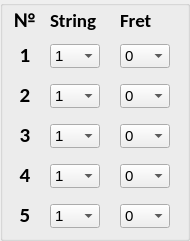
  <widget class="QGroupBox" name="fingersTable">
   <property name="geometry">
    <rect>
     <x>280</x>
     <y>50</y>
     <width>190</width>
     <height>241</height>
    </rect>
   </property>
   <property name="title">
    <string/>
   </property>
   <widget class="QGroupBox" name="fingerTableTitles">
    <property name="geometry">
     <rect>
      <x>10</x>
      <y>10</y>
      <width>170</width>
      <height>20</height>
     </rect>
    </property>
    <property name="styleSheet">
     <string notr="true">QGroupBox { border: none; }</string>
    </property>
    <property name="title">
     <string/>
    </property>
    <widget class="QLabel" name="fingerTableFretTitle">
     <property name="geometry">
      <rect>
       <x>110</x>
       <y>0</y>
       <width>55</width>
       <height>20</height>
      </rect>
     </property>
     <property name="font">
      <font>
       <family>Calibri</family>
       <pointsize>14</pointsize>
       <weight>75</weight>
       <bold>true</bold>
      </font>
     </property>
     <property name="text">
      <string>Fret</string>
     </property>
    </widget>
    <widget class="QLabel" name="fingerTableNumberTitle">
     <property name="geometry">
      <rect>
       <x>5</x>
       <y>0</y>
       <width>20</width>
       <height>20</height>
      </rect>
     </property>
     <property name="font">
      <font>
       <family>Calibri</family>
       <pointsize>16</pointsize>
       <weight>75</weight>
       <bold>true</bold>
      </font>
     </property>
     <property name="text">
      <string>№</string>
     </property>
     <property name="alignment">
      <set>Qt::AlignCenter</set>
     </property>
    </widget>
    <widget class="QLabel" name="fingerTableStringTitle">
     <property name="geometry">
      <rect>
       <x>40</x>
       <y>0</y>
       <width>55</width>
       <height>20</height>
      </rect>
     </property>
     <property name="font">
      <font>
       <family>Calibri</family>
       <pointsize>14</pointsize>
       <weight>75</weight>
       <bold>true</bold>
      </font>
     </property>
     <property name="text">
      <string>String</string>
     </property>
    </widget>
   </widget>
   <widget class="QGroupBox" name="fingersTitles">
    <property name="geometry">
     <rect>
      <x>10</x>
      <y>40</y>
      <width>30</width>
      <height>192</height>
     </rect>
    </property>
    <property name="font">
     <font>
      <family>Calibri</family>
      <pointsize>11</pointsize>
      <weight>50</weight>
      <bold>false</bold>
     </font>
    </property>
    <property name="styleSheet">
     <string notr="true">QGroupBox { border: none; }</string>
    </property>
    <property name="title">
     <string/>
    </property>
    <widget class="QLabel" name="labelFinger5">
     <property name="enabled">
      <bool>true</bool>
     </property>
     <property name="geometry">
      <rect>
       <x>5</x>
       <y>160</y>
       <width>20</width>
       <height>30</height>
      </rect>
     </property>
     <property name="font">
      <font>
       <family>Calibri</family>
       <pointsize>16</pointsize>
       <weight>75</weight>
       <bold>true</bold>
      </font>
     </property>
     <property name="text">
      <string>5</string>
     </property>
     <property name="alignment">
      <set>Qt::AlignCenter</set>
     </property>
    </widget>
    <widget class="QLabel" name="labelFinger2">
     <property name="enabled">
      <bool>true</bool>
     </property>
     <property name="geometry">
      <rect>
       <x>5</x>
       <y>40</y>
       <width>20</width>
       <height>30</height>
      </rect>
     </property>
     <property name="font">
      <font>
       <family>Calibri</family>
       <pointsize>16</pointsize>
       <weight>75</weight>
       <bold>true</bold>
      </font>
     </property>
     <property name="text">
      <string>2</string>
     </property>
     <property name="alignment">
      <set>Qt::AlignCenter</set>
     </property>
    </widget>
    <widget class="QLabel" name="labelFinger3">
     <property name="enabled">
      <bool>true</bool>
     </property>
     <property name="geometry">
      <rect>
       <x>5</x>
       <y>80</y>
       <width>20</width>
       <height>30</height>
      </rect>
     </property>
     <property name="font">
      <font>
       <family>Calibri</family>
       <pointsize>16</pointsize>
       <weight>75</weight>
       <bold>true</bold>
      </font>
     </property>
     <property name="text">
      <string>3</string>
     </property>
     <property name="alignment">
      <set>Qt::AlignCenter</set>
     </property>
    </widget>
    <widget class="QLabel" name="labelFinger4">
     <property name="enabled">
      <bool>true</bool>
     </property>
     <property name="geometry">
      <rect>
       <x>5</x>
       <y>120</y>
       <width>20</width>
       <height>30</height>
      </rect>
     </property>
     <property name="font">
      <font>
       <family>Calibri</family>
       <pointsize>16</pointsize>
       <weight>75</weight>
       <bold>true</bold>
      </font>
     </property>
     <property name="text">
      <string>4</string>
     </property>
     <property name="alignment">
      <set>Qt::AlignCenter</set>
     </property>
    </widget>
    <widget class="QLabel" name="labelFinger1">
     <property name="geometry">
      <rect>
       <x>5</x>
       <y>0</y>
       <width>20</width>
       <height>30</height>
      </rect>
     </property>
     <property name="font">
      <font>
       <family>Calibri</family>
       <pointsize>16</pointsize>
       <weight>75</weight>
       <bold>true</bold>
      </font>
     </property>
     <property name="text">
      <string>1</string>
     </property>
     <property name="alignment">
      <set>Qt::AlignCenter</set>
     </property>
    </widget>
   </widget>
   <widget class="QGroupBox" name="fingersSettings">
    <property name="geometry">
     <rect>
      <x>40</x>
      <y>40</y>
      <width>140</width>
      <height>192</height>
     </rect>
    </property>
    <property name="font">
     <font>
      <family>Calibri</family>
      <pointsize>8</pointsize>
      <weight>50</weight>
      <bold>false</bold>
     </font>
    </property>
    <property name="styleSheet">
     <string>QGroupBox { border: none; }</string>
    </property>
    <property name="title">
     <string/>
    </property>
    <widget class="QGroupBox" name="finger1">
     <property name="geometry">
      <rect>
       <x>0</x>
       <y>0</y>
       <width>140</width>
       <height>32</height>
      </rect>
     </property>
     <property name="font">
      <font>
       <pointsize>8</pointsize>
       <weight>50</weight>
       <bold>false</bold>
      </font>
     </property>
     <property name="styleSheet">
      <string notr="true">QGroupBox { border: none; }</string>
     </property>
     <property name="title">
      <string/>
     </property>
     <widget class="QComboBox" name="chooseString1">
      <property name="enabled">
       <bool>true</bool>
      </property>
      <property name="geometry">
       <rect>
        <x>10</x>
        <y>4</y>
        <width>50</width>
        <height>24</height>
       </rect>
      </property>
      <property name="font">
       <font>
        <pointsize>11</pointsize>
        <weight>50</weight>
        <bold>false</bold>
       </font>
      </property>
      <item>
       <property name="text">
        <string>1</string>
       </property>
      </item>
      <item>
       <property name="text">
        <string>2</string>
       </property>
      </item>
      <item>
       <property name="text">
        <string>3</string>
       </property>
      </item>
      <item>
       <property name="text">
        <string>4</string>
       </property>
      </item>
      <item>
       <property name="text">
        <string>5</string>
       </property>
      </item>
      <item>
       <property name="text">
        <string>6</string>
       </property>
      </item>
     </widget>
     <widget class="QComboBox" name="chooseFret1">
      <property name="enabled">
       <bool>true</bool>
      </property>
      <property name="geometry">
       <rect>
        <x>80</x>
        <y>4</y>
        <width>50</width>
        <height>24</height>
       </rect>
      </property>
      <property name="font">
       <font>
        <pointsize>11</pointsize>
        <weight>50</weight>
        <bold>false</bold>
       </font>
      </property>
      <item>
       <property name="text">
        <string>0</string>
       </property>
      </item>
      <item>
       <property name="text">
        <string>1</string>
       </property>
      </item>
      <item>
       <property name="text">
        <string>2</string>
       </property>
      </item>
      <item>
       <property name="text">
        <string>3</string>
       </property>
      </item>
      <item>
       <property name="text">
        <string>4</string>
       </property>
      </item>
      <item>
       <property name="text">
        <string>5</string>
       </property>
      </item>
     </widget>
    </widget>
    <widget class="QGroupBox" name="finger4">
     <property name="geometry">
      <rect>
       <x>0</x>
       <y>120</y>
       <width>140</width>
       <height>32</height>
      </rect>
     </property>
     <property name="font">
      <font>
       <pointsize>8</pointsize>
       <weight>50</weight>
       <bold>false</bold>
      </font>
     </property>
     <property name="styleSheet">
      <string notr="true">QGroupBox { border: none; }</string>
     </property>
     <property name="title">
      <string/>
     </property>
     <widget class="QComboBox" name="chooseString4">
      <property name="enabled">
       <bool>true</bool>
      </property>
      <property name="geometry">
       <rect>
        <x>10</x>
        <y>4</y>
        <width>50</width>
        <height>24</height>
       </rect>
      </property>
      <property name="font">
       <font>
        <pointsize>11</pointsize>
        <weight>50</weight>
        <bold>false</bold>
       </font>
      </property>
      <item>
       <property name="text">
        <string>1</string>
       </property>
      </item>
      <item>
       <property name="text">
        <string>2</string>
       </property>
      </item>
      <item>
       <property name="text">
        <string>3</string>
       </property>
      </item>
      <item>
       <property name="text">
        <string>4</string>
       </property>
      </item>
      <item>
       <property name="text">
        <string>5</string>
       </property>
      </item>
      <item>
       <property name="text">
        <string>6</string>
       </property>
      </item>
     </widget>
     <widget class="QComboBox" name="chooseFret4">
      <property name="enabled">
       <bool>true</bool>
      </property>
      <property name="geometry">
       <rect>
        <x>80</x>
        <y>4</y>
        <width>50</width>
        <height>24</height>
       </rect>
      </property>
      <property name="font">
       <font>
        <pointsize>11</pointsize>
        <weight>50</weight>
        <bold>false</bold>
       </font>
      </property>
      <item>
       <property name="text">
        <string>0</string>
       </property>
      </item>
      <item>
       <property name="text">
        <string>1</string>
       </property>
      </item>
      <item>
       <property name="text">
        <string>2</string>
       </property>
      </item>
      <item>
       <property name="text">
        <string>3</string>
       </property>
      </item>
      <item>
       <property name="text">
        <string>4</string>
       </property>
      </item>
      <item>
       <property name="text">
        <string>5</string>
       </property>
      </item>
     </widget>
    </widget>
    <widget class="QGroupBox" name="finger2">
     <property name="geometry">
      <rect>
       <x>0</x>
       <y>40</y>
       <width>140</width>
       <height>32</height>
      </rect>
     </property>
     <property name="font">
      <font>
       <pointsize>8</pointsize>
       <weight>50</weight>
       <bold>false</bold>
      </font>
     </property>
     <property name="styleSheet">
      <string notr="true">QGroupBox { border: none; }</string>
     </property>
     <property name="title">
      <string/>
     </property>
     <widget class="QComboBox" name="chooseString2">
      <property name="enabled">
       <bool>true</bool>
      </property>
      <property name="geometry">
       <rect>
        <x>10</x>
        <y>4</y>
        <width>50</width>
        <height>24</height>
       </rect>
      </property>
      <property name="font">
       <font>
        <pointsize>11</pointsize>
        <weight>50</weight>
        <bold>false</bold>
       </font>
      </property>
      <item>
       <property name="text">
        <string>1</string>
       </property>
      </item>
      <item>
       <property name="text">
        <string>2</string>
       </property>
      </item>
      <item>
       <property name="text">
        <string>3</string>
       </property>
      </item>
      <item>
       <property name="text">
        <string>4</string>
       </property>
      </item>
      <item>
       <property name="text">
        <string>5</string>
       </property>
      </item>
      <item>
       <property name="text">
        <string>6</string>
       </property>
      </item>
     </widget>
     <widget class="QComboBox" name="chooseFret2">
      <property name="enabled">
       <bool>true</bool>
      </property>
      <property name="geometry">
       <rect>
        <x>80</x>
        <y>4</y>
        <width>50</width>
        <height>24</height>
       </rect>
      </property>
      <property name="font">
       <font>
        <pointsize>11</pointsize>
        <weight>50</weight>
        <bold>false</bold>
       </font>
      </property>
      <item>
       <property name="text">
        <string>0</string>
       </property>
      </item>
      <item>
       <property name="text">
        <string>1</string>
       </property>
      </item>
      <item>
       <property name="text">
        <string>2</string>
       </property>
      </item>
      <item>
       <property name="text">
        <string>3</string>
       </property>
      </item>
      <item>
       <property name="text">
        <string>4</string>
       </property>
      </item>
      <item>
       <property name="text">
        <string>5</string>
       </property>
      </item>
     </widget>
    </widget>
    <widget class="QGroupBox" name="finger3">
     <property name="geometry">
      <rect>
       <x>0</x>
       <y>80</y>
       <width>140</width>
       <height>32</height>
      </rect>
     </property>
     <property name="font">
      <font>
       <pointsize>8</pointsize>
       <weight>50</weight>
       <bold>false</bold>
      </font>
     </property>
     <property name="styleSheet">
      <string notr="true">QGroupBox { border: none; }</string>
     </property>
     <property name="title">
      <string/>
     </property>
     <widget class="QComboBox" name="chooseString3">
      <property name="enabled">
       <bool>true</bool>
      </property>
      <property name="geometry">
       <rect>
        <x>10</x>
        <y>4</y>
        <width>50</width>
        <height>24</height>
       </rect>
      </property>
      <property name="font">
       <font>
        <pointsize>11</pointsize>
        <weight>50</weight>
        <bold>false</bold>
       </font>
      </property>
      <item>
       <property name="text">
        <string>1</string>
       </property>
      </item>
      <item>
       <property name="text">
        <string>2</string>
       </property>
      </item>
      <item>
       <property name="text">
        <string>3</string>
       </property>
      </item>
      <item>
       <property name="text">
        <string>4</string>
       </property>
      </item>
      <item>
       <property name="text">
        <string>5</string>
       </property>
      </item>
      <item>
       <property name="text">
        <string>6</string>
       </property>
      </item>
     </widget>
     <widget class="QComboBox" name="chooseFret3">
      <property name="enabled">
       <bool>true</bool>
      </property>
      <property name="geometry">
       <rect>
        <x>80</x>
        <y>4</y>
        <width>50</width>
        <height>24</height>
       </rect>
      </property>
      <property name="font">
       <font>
        <pointsize>11</pointsize>
        <weight>50</weight>
        <bold>false</bold>
       </font>
      </property>
      <item>
       <property name="text">
        <string>0</string>
       </property>
      </item>
      <item>
       <property name="text">
        <string>1</string>
       </property>
      </item>
      <item>
       <property name="text">
        <string>2</string>
       </property>
      </item>
      <item>
       <property name="text">
        <string>3</string>
       </property>
      </item>
      <item>
       <property name="text">
        <string>4</string>
       </property>
      </item>
      <item>
       <property name="text">
        <string>5</string>
       </property>
      </item>
     </widget>
    </widget>
    <widget class="QGroupBox" name="finger5">
     <property name="geometry">
      <rect>
       <x>0</x>
       <y>160</y>
       <width>140</width>
       <height>32</height>
      </rect>
     </property>
     <property name="font">
      <font>
       <pointsize>8</pointsize>
       <weight>50</weight>
       <bold>false</bold>
      </font>
     </property>
     <property name="styleSheet">
      <string notr="true">QGroupBox { border: none; }</string>
     </property>
     <property name="title">
      <string/>
     </property>
     <widget class="QComboBox" name="chooseString5">
      <property name="enabled">
       <bool>true</bool>
      </property>
      <property name="geometry">
       <rect>
        <x>10</x>
        <y>4</y>
        <width>50</width>
        <height>24</height>
       </rect>
      </property>
      <property name="font">
       <font>
        <pointsize>11</pointsize>
        <weight>50</weight>
        <bold>false</bold>
       </font>
      </property>
      <item>
       <property name="text">
        <string>1</string>
       </property>
      </item>
      <item>
       <property name="text">
        <string>2</string>
       </property>
      </item>
      <item>
       <property name="text">
        <string>3</string>
       </property>
      </item>
      <item>
       <property name="text">
        <string>4</string>
       </property>
      </item>
      <item>
       <property name="text">
        <string>5</string>
       </property>
      </item>
      <item>
       <property name="text">
        <string>6</string>
       </property>
      </item>
     </widget>
     <widget class="QComboBox" name="chooseFret5">
      <property name="enabled">
       <bool>true</bool>
      </property>
      <property name="geometry">
       <rect>
        <x>80</x>
        <y>4</y>
        <width>50</width>
        <height>24</height>
       </rect>
      </property>
      <property name="font">
       <font>
        <pointsize>11</pointsize>
        <weight>50</weight>
        <bold>false</bold>
       </font>
      </property>
      <item>
       <property name="text">
        <string>0</string>
       </property>
      </item>
      <item>
       <property name="text">
        <string>1</string>
       </property>
      </item>
      <item>
       <property name="text">
        <string>2</string>
       </property>
      </item>
      <item>
       <property name="text">
        <string>3</string>
       </property>
      </item>
      <item>
       <property name="text">
        <string>4</string>
       </property>
      </item>
      <item>
       <property name="text">
        <string>5</string>
       </property>
      </item>
     </widget>
    </widget>
   </widget>
  </widget>
